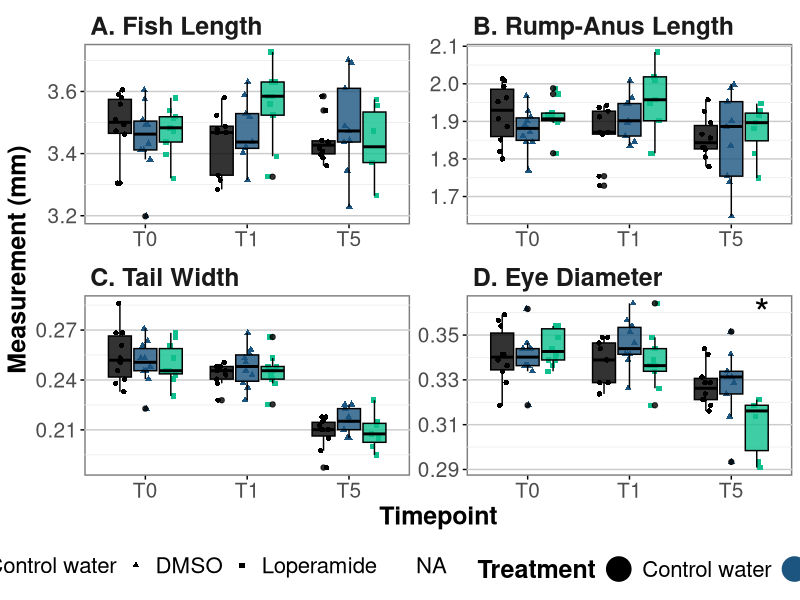
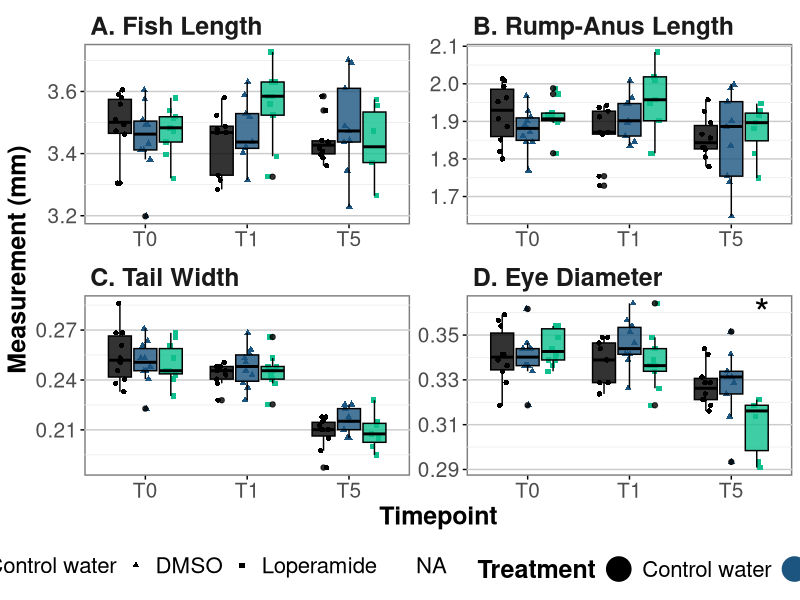
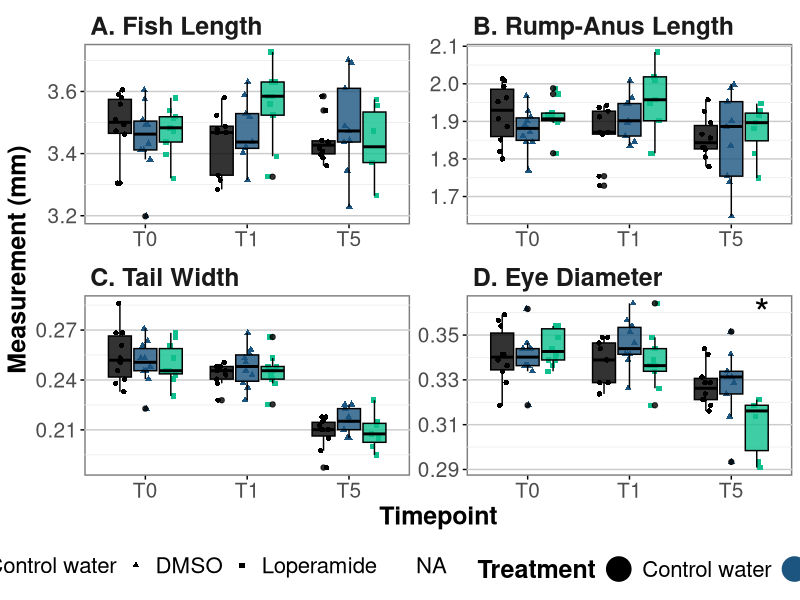
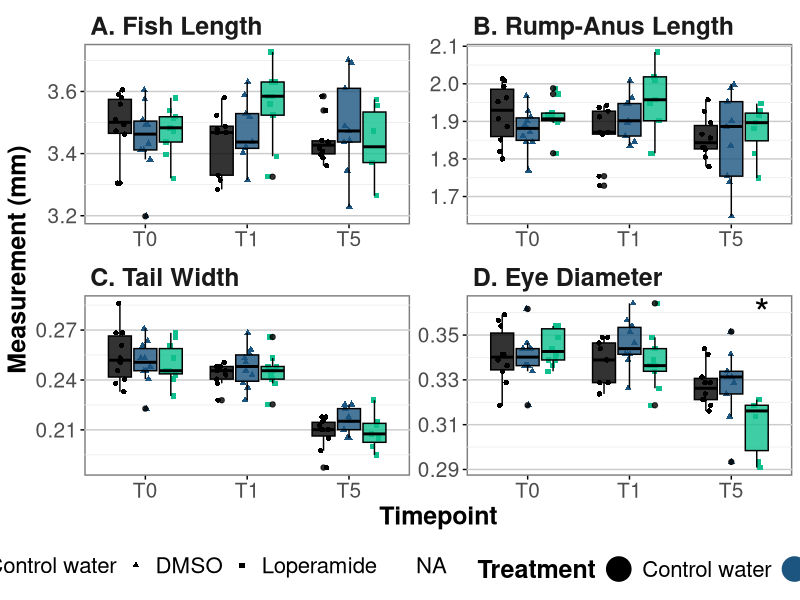

Recreate these plots in R, in order.
## ---- chunk 1
library(tidyverse)
library(scales)
library(ggpubr)

# set global theme
theme_set(theme_minimal()+
             theme(panel.grid.major.y = element_line(color="grey80"), 
                   strip.text=element_text(size=16),
                   plot.title = element_text(size=20, hjust=0),
                   strip.background = element_rect(color="transparent"),
                   plot.caption = element_text(size=10),
                   panel.grid.major.x = element_blank(),legend.position="top",
                   plot.background = element_rect(fill="transparent", color="transparent"),
                   axis.ticks = element_line(inherit.blank = FALSE),
                   panel.background = element_rect(color="grey50", size=2), 
                   legend.title = element_text(size=18),
                   axis.text = element_text(size=15), axis.title = element_text(size=18),
                   legend.text = element_text(size=16)))

# set global options for code output
knitr::opts_chunk$set(echo=TRUE, warning=FALSE,message=FALSE)

## ---- chunk 2

data <- readxl::read_xlsx("Data ZH1902.xlsx")

## ---- chunk 3

data %>% pivot_longer(Length_mm:EyeDiameter_mm) %>% 
   mutate(Parameter=factor(name, levels=c("Length_mm", "RumpAnusLength_mm", "TailWidth_mm", "EyeDiameter_mm"),
                           labels=c("A. Fish Length", "B. Rump-Anus Length", "C. Tail Width", "D. Eye Diameter")),
          Timepoint_Day=factor(Timepoint_Day, levels=c("24h","48h","6d"),
                               labels=c("T0","T1","T5"))) %>% 
   compare_means(data=., value~Treatment, 
                 group.by = c("Parameter","Timepoint_Day")) -> statsbydayGrowth

sigstatsbydayGrowth <- statsbydayGrowth %>% filter(p.format<0.05 & group1=="DMSO")

## ---- chunk 4

data %>% pivot_longer(Length_mm:EyeDiameter_mm) %>% 
   mutate(Parameter=factor(name, levels=c("Length_mm", "RumpAnusLength_mm", "TailWidth_mm", "EyeDiameter_mm"),
                           labels=c("A. Fish Length", "B. Rump-Anus Length", "C. Tail Width", "D. Eye Diameter")),
          Timepoint_Day=factor(Timepoint_Day, levels=c("24h","48h","6d"),
                               labels=c("T0","T1","T5"))) %>% 
   ggplot(aes(x=Timepoint_Day, y=value, fill=Treatment,color=Treatment, shape=Treatment))+
   geom_point(position=position_jitterdodge(jitter.width = 0.1,jitter.height = 0))+
   geom_boxplot(alpha=0.8, color="black", show.legend = FALSE)+
   geom_text(data=sigstatsbydayGrowth, aes(label="*", y=0.36, color=NA, shape=NA, x=Timepoint_Day), 
             size=10, color="black", nudge_x = 0.3, show.legend=FALSE, inherit.aes = FALSE)+
   facet_wrap(.~Parameter, scales="free")+
   scale_fill_manual(values=c('#000000', '#1c5580', '#0fc08e'))+
   scale_color_manual(values=c('#000000', '#1c5580', '#0fc08e'))+
   labs(y="Measurement (mm)", x="Timepoint")+
   theme(legend.position = "bottom", title = element_text(size=18, face="bold"),
         strip.text = element_text(size=18, face="bold", hjust=0),
         legend.background = element_blank(),
         plot.background = element_blank(),
         strip.background = element_blank(),
         panel.background = element_rect(size=1, fill="white", color="grey50"))+
   guides(fill=guide_legend(override.aes = list(size=8)))

ggsave("FigureS6_fishgrowth_loperamide.png", bg="transparent", width=10)
ggsave("FigureS6_fishgrowth_loperamide.tiff", bg="transparent", width=10)
ggsave("FigureS6_fishgrowth_loperamide.pdf", bg="transparent", width=10)

## ---- chunk 5

sessionInfo()

